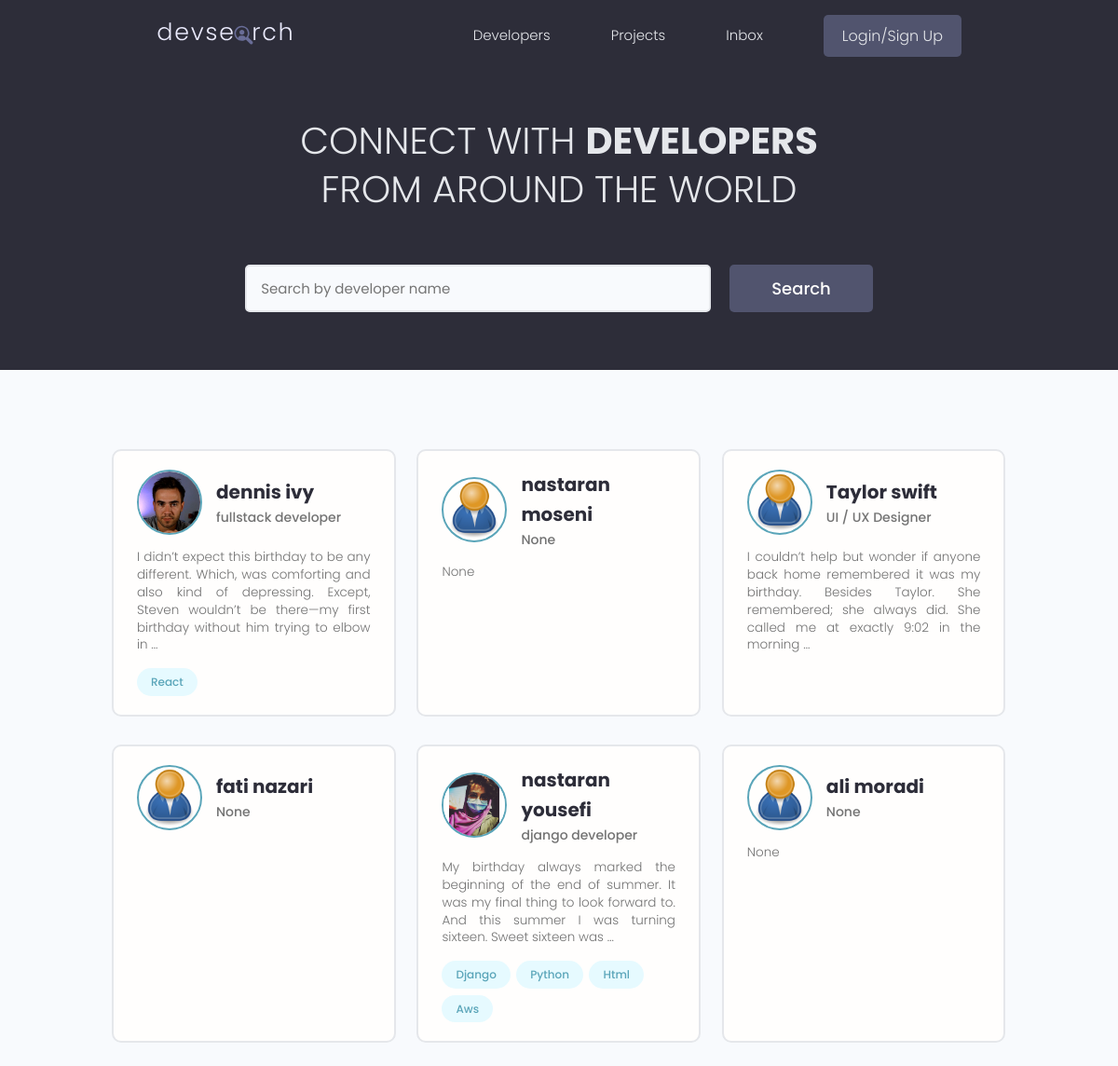
Before: / with the older database file.
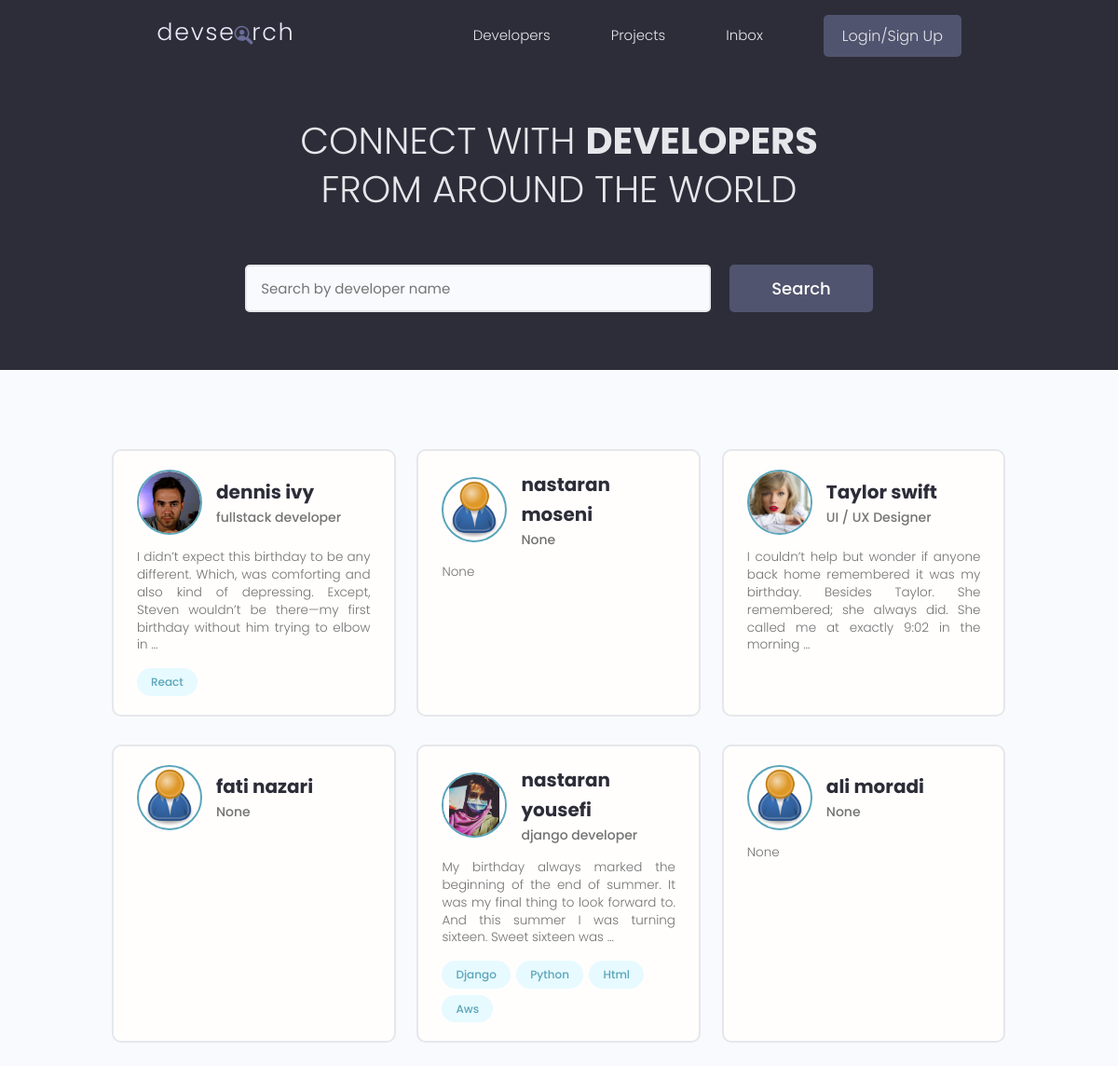
After: the same page with the newer database file.
### users/models.py (models this page shows, shortened)
class Profile(models.Model):
    user = models.OneToOneField(User, on_delete=models.CASCADE, null=True, blank=True)
    name = models.CharField(max_length=250, null=True, blank=True)
    username = models.CharField(max_length=250, null=True, blank=True)
    email = models.EmailField(max_length=500, blank=True, null=True)
    short_intro = models.CharField(max_length=200, blank=True, null=True)
    bio = models.TextField(blank=True, null=True)
    location = models.CharField(max_length=200, blank=True, null=True)
    profile_image = models.ImageField(blank=True, null=True, upload_to='profiles/',
                         default='profiles/user-default.png')
    social_github = models.CharField(max_length=500, blank=True, null=True)
    social_linkedin = models.CharField(max_length=500, blank=True, null=True)
    social_website = models.CharField(max_length=500, blank=True, null=True)
    social_twitter = models.CharField(max_length=500, blank=True, null=True)
    created = models.DateTimeField(auto_now_add=True)
    id = models.UUIDField(default=uuid.uuid4, unique=True, editable=False, primary_key=True)

### users/views.py (the view)
# urls.py: path('', views.profiles, name='profiles'),
def profiles(request):
    search_query , profiles = search_profiles(request)
    page = request.GET.get('page', 1)
    results = 6
    paginator = Paginator(profiles, results)
    try:
        profiles = paginator.page(page)
    except EmptyPage:
        if int(page) <= 0:
            profiles = paginator.page(1)
        else:
            profiles = paginator.page(paginator.num_pages)
    except PageNotAnInteger:
        profiles = paginator.page(1)
    context = {
        'profiles' : profiles,
        'search_query' : search_query,
    }
    return render(request, 'users/profiles.html', context)

### users/utils.py (called while the page is built)
def search_profiles(request):
    search_query = request.GET.get('q') or ''
    skills = Skill.objects.filter(name__icontains=search_query)
    profiles = Profile.objects.distinct().filter(
        Q(name__icontains=search_query) |
        Q(short_intro__icontains=search_query) |
        Q(skill__in=skills)
    )
    return search_query, profiles

### users/templates/users/profiles.html (shortened to what this page needs)
{% extends 'main.html' %}
{% block content %}
<main class="home">
    <section class="hero-section text-center">
      <div class="container container--narrow">
        <div class="hero-section__box">
          <h2>CONNECT WITH <span>DEVELOPERS</span></h2>
          <h2>FROM AROUND THE WORLD</h2>
        </div>
        <div class="hero-section__search">
          <form id="searchForm" class="form" action="{% url 'profiles' %}" method="get">
            <div class="form__field">
              <input class="input input--text" value="{{ search_query }}" id="formInput#search" type="text" name="q"
                placeholder="Search by developer name" />
            </div>
            <input class="btn btn--sub btn--lg" type="submit" value="Search" />
          </form>
        </div>
      </div>
    </section>
    <section class="devlist">
      <div class="container">
        <div class="grid grid--three">
        {% for profile in profiles %}
          <div class="column card">
            <div class="dev">
              <a href="{% url 'user-profile' profile.pk %}" class="card__body">
                <div class="dev__profile">
                  <img class="avatar avatar--md" src="{{ profile.profile_image.url }}" alt="image" />
                  <div class="dev__meta">
                    <h3>{{ profile.name }}</h3>
                    <h5>{{ profile.short_intro|truncatewords:6 }}</h5>
                  </div>
                </div>
                <p class="dev__info">{{ profile.bio|truncatewords:30 }}</p>
                <div class="dev__skills">
                    {% for skill in profile.skill_set.all|slice:'6' %}
                      <span class="tag tag--pill tag--main">
                        <small>{{ skill.name|title }}</small>
                      </span>
                    {% endfor %}
                </div>
              </a>
            </div>
          </div>
          {% endfor %}
        </div>
      </div>
    </section>
  </main>
{% endblock %}

Changed rows visible on the page:
changed Profile "Taylor swift": profile_image: picture added in place of a placeholder
